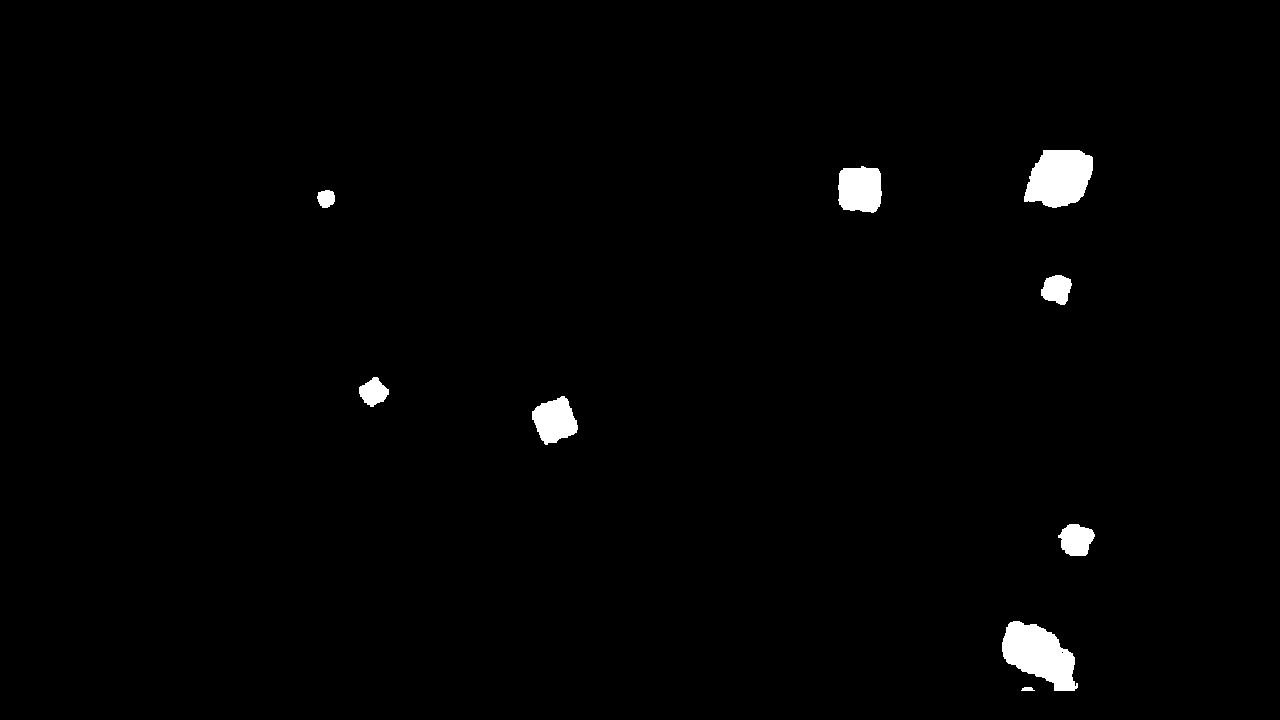
#> input picture morph_thresh.png, 1280 x 720 px
$ python morph_thresh_test.py   (older library calls are emulated)
#> lines starting #> are read from the running program, lines starting #| are printed output that depends on the picture; after the words box and inside, x2 and y2 are one past the last pixel; in counts of white or black regions, pixels touching at a corner belong together
import cv2

thresh = cv2.imread("morph_thresh.png")
#> thresh is the input picture: shape (720, 1280, 3); 1.3% white; 9 white regions, largest, box (x1, y1, x2, y2) and area: (1002, 621, 1078, 691) 3265, (1024, 150, 1093, 208) 3051, (838, 166, 882, 213) 1774
thresh_prev = cv2.imread("morph_thresh.png")
kernel = cv2.getStructuringElement(cv2.MORPH_RECT, (20, 20))
thresh = cv2.morphologyEx(thresh, cv2.MORPH_CLOSE, kernel)
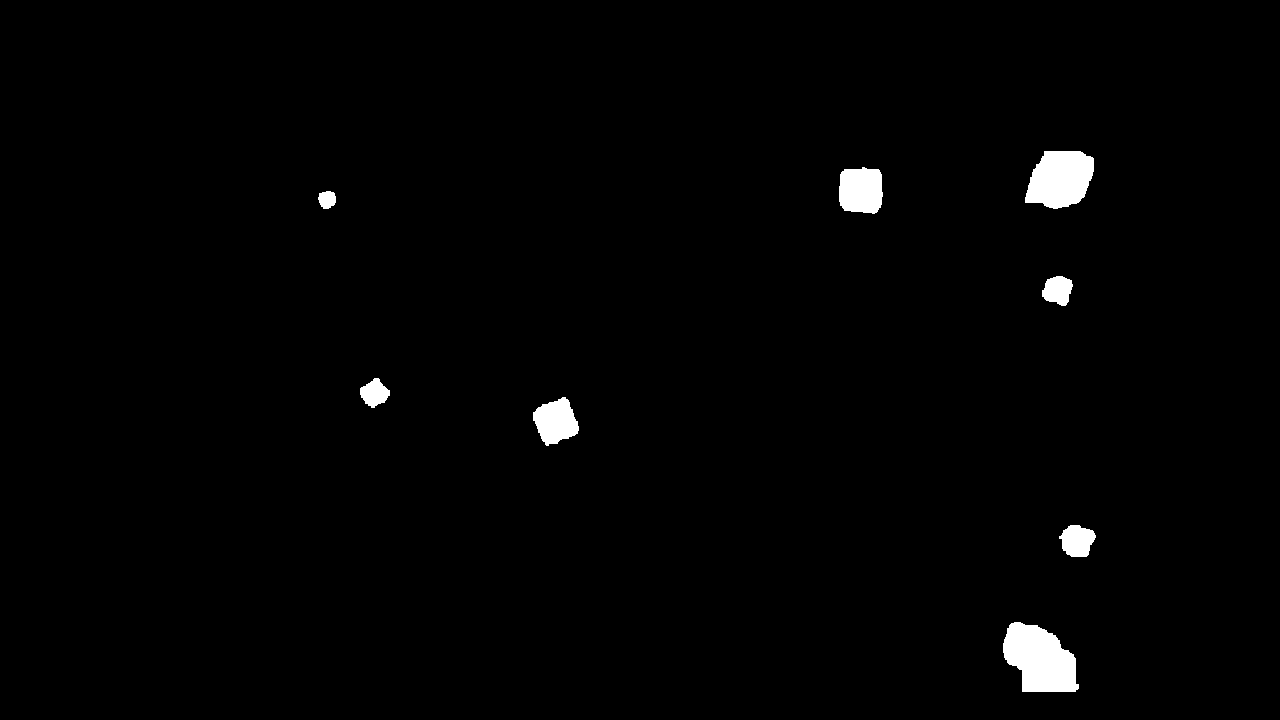
#> thresh: shape (720, 1280, 3); 1.4% white; 8 white regions, largest, box (x1, y1, x2, y2) and area: (1003, 622, 1079, 692) 3780, (1025, 151, 1094, 209) 3062, (839, 167, 883, 214) 1788
cv2.imwrite("morph_thresh_processed.png", thresh)

thresh_diff = thresh - thresh_prev
cv2.imwrite("morph_thresh_diff.png", thresh_diff)

# _, contours, _ = cv2.findContours(thresh, cv2.RETR_EXTERNAL, cv2.CHAIN_APPROX_SIMPLE)

a = 1
